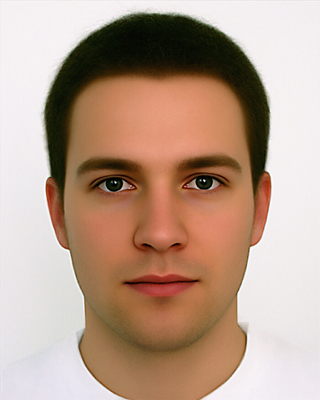
#> input picture HW4/A/Q2/q2.png, 320 x 400 px
$ jupyter execute Q2.ipynb
#> lines starting #> are read from the running program, lines starting #| are printed output that depends on the picture; after the words box and inside, x2 and y2 are one past the last pixel; in counts of white or black regions, pixels touching at a corner belong together
# Q2

[cell 1]
import cv2 # just for reading the image
import numpy as np
import matplotlib.pyplot as plt

read image "q2.png"

[cell 2]
img = cv2.imread("q2.png", cv2.IMREAD_GRAYSCALE)
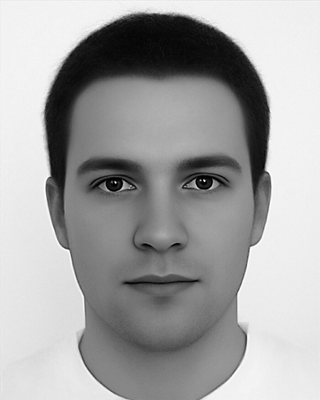
#> img: shape (400, 320); min 0, max 255, mean 163.5

plot the image

[cell 3]
plt.figure(figsize=(8, 6))
plt.imshow(img)
plt.axis("off")
plt.show()

[cell 4]
def segment(image,seed_point,threshold,neighbor_mode=0):
#> called with seed_point = (200, 200), threshold = 230, neighbor_mode = 0
    segmented_image = image.copy()
    ### neighbor_mode=0 => 4-connectivity
    ### neighbor_mode=1 => 8-connectivity

    # Condition for similarity between pixels and seed point
    cond = np.abs(segmented_image - segmented_image[seed_point]) <= threshold
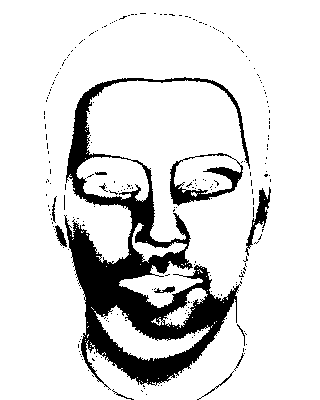
#> cond: shape (400, 320) bool; 86.2% white; 238 black regions (226 under 20 px), largest, box (x1, y1, x2, y2) and area: (64, 77, 250, 390) 15101, (170, 153, 243, 206) 1087, (245, 187, 271, 256) 456
    segmented_image[cond] = 255
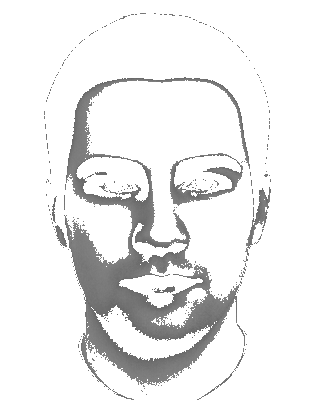
#> segmented_image: shape (400, 320); min 105, max 255, mean 236.3
    segmented_image[~ cond] = 0
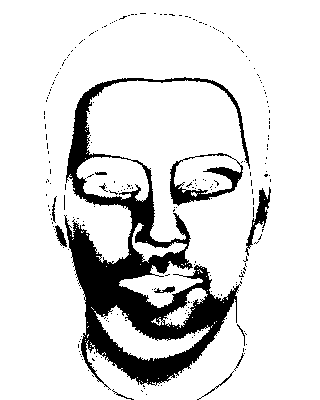
#> segmented_image: shape (400, 320); 86.2% white; 238 black regions (226 under 20 px), largest, box (x1, y1, x2, y2) and area: (64, 77, 250, 390) 15101, (170, 153, 243, 206) 1087, (245, 187, 271, 256) 456

    check = np.zeros_like(image)
    queue = [seed_point]
    check[seed_point] = 255
    while(len(queue) != 0):
        seed = queue.pop(0)
        for i in range(-1, 2):
            for j in range(-1, 2):
                x = seed[0] + i
                y = seed[1] + j
                if(x >= 0 and x < image.shape[0] and y >= 0 and y < image.shape[1]):
                    if((i*j == 0 or neighbor_mode) and (not check[(x, y)]) and (segmented_image[(x, y)])):
                        check[(x, y)] = 255
                        queue.append((x, y))

    return check

[cell 5]
### YOUR CODE ###
seed_point=(200, 200)
threshold=(230)

[cell 6]
segmented_image_4 = segment(img,seed_point,threshold)
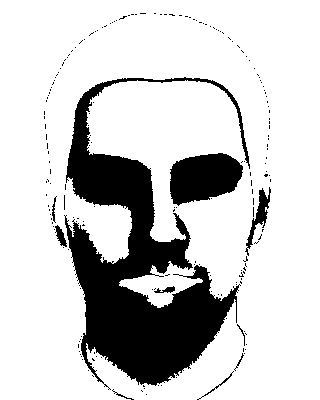
#> segmented_image_4: shape (400, 320); 80.2% white; 191 black regions (181 under 20 px), largest, box (x1, y1, x2, y2) and area: (64, 77, 250, 390) 21163, (170, 153, 243, 206) 2847, (245, 187, 271, 256) 463
segmented_image_8 = segment(img,seed_point,threshold,1)
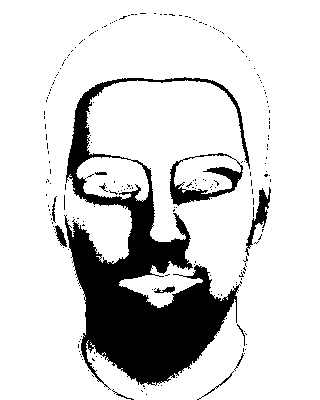
#> segmented_image_8: shape (400, 320); 83.4% white; 220 black regions (208 under 20 px), largest, box (x1, y1, x2, y2) and area: (64, 77, 250, 390) 18722, (170, 153, 243, 206) 1108, (245, 187, 271, 256) 462

plot the results and compare them

[cell 7]
plt.figure(figsize=(12, 6))

plt.subplot(1, 2, 1)
plt.title("Neighborhood of 4")
plt.imshow(segmented_image_4, cmap='gray')
plt.axis('off')

plt.subplot(1, 2, 2)
plt.title("Neighborhood of 8")
plt.imshow(segmented_image_8, cmap='gray')
plt.axis('off')

plt.tight_layout()
plt.show()
